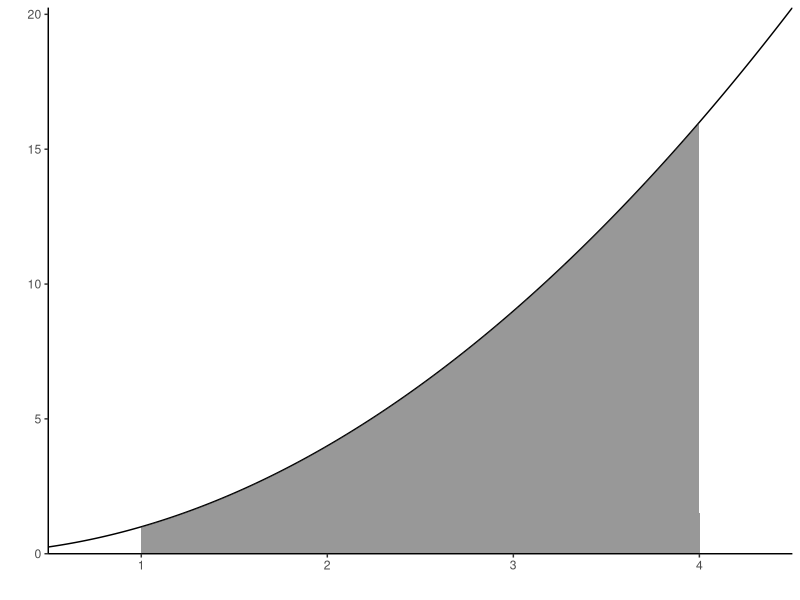

The R source for this figure:
## ---- chunk 1
shade_one_contiguous_auc <- function(f, region) {
  library(ggplot2)
  shade_lower <- min(region)
  shade_upper <- max(region)
  f_lower = shade_lower-(shade_upper-shade_lower)/6
  f_upper = shade_upper+(shade_upper-shade_lower)/6
  xs <- seq(f_lower, f_upper, length.out = 1000)
  ys <- f(xs)
  curve <- data.frame(xs, ys)
  shade <- curve[curve$xs >= shade_lower & curve$xs <= shade_upper,]
  ggplot(mapping = aes(xs, ys)) +
    geom_line(data = curve) +
    geom_area(data = shade, alpha = .5) +
    scale_x_continuous(expand = c(0,0), name = "") +
    scale_y_continuous(expand = c(0,0), name = "") +
    theme_classic()
}
shade_one_contiguous_auc(function(x) x^2, c(1,4))
